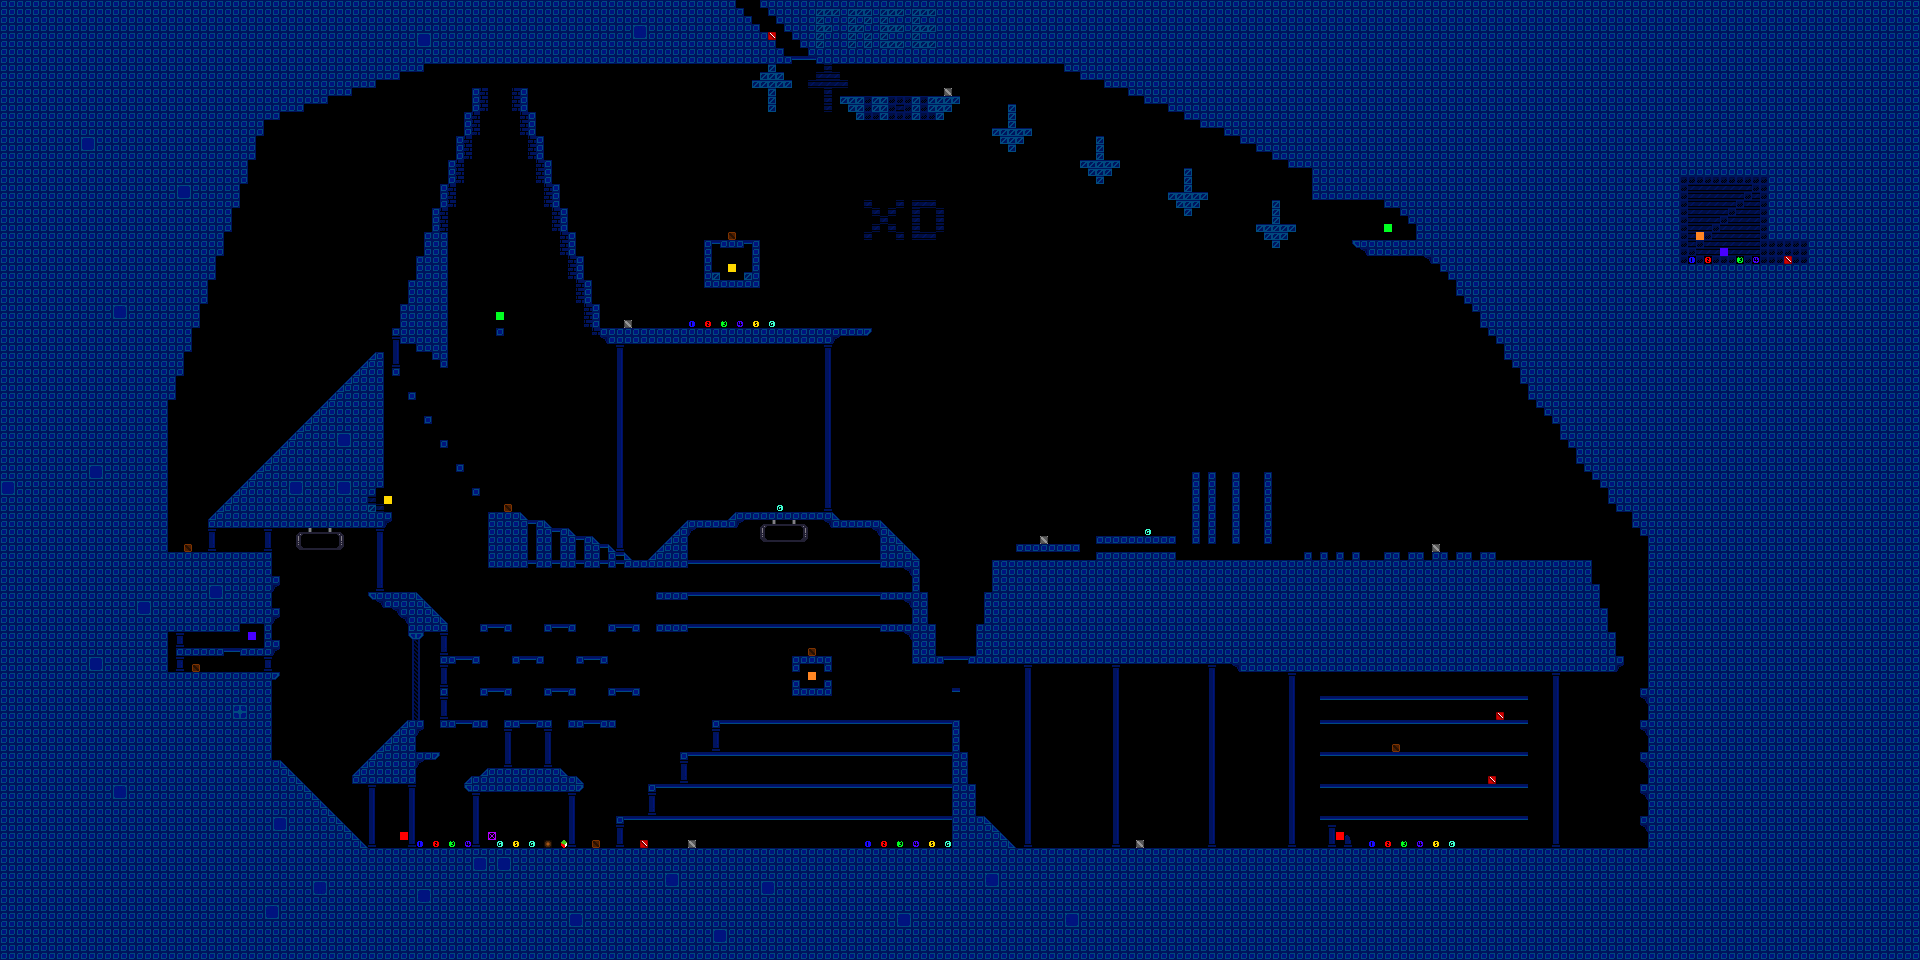

The image is a tile-based game level rendered from a .tmx file. Its description and source (layers, tilesets, objects; grid data summarised) follow:
An orthogonal 240x120 tile map with 8x8 px tiles, 1 tile layer (Rutelag 1).

<map version="1.2" tiledversion="1.2.3" orientation="orthogonal" renderorder="right-down" width="240" height="120" tilewidth="8" tileheight="8" infinite="0" nextlayerid="2" nextobjectid="1">
 <tileset firstgid="1" name="Git" tilewidth="8" tileheight="8" tilecount="256" columns="8">
  <image source="../../src/public/assets/img/tileSet.png" width="64" height="256" />
 </tileset>
 <layer id="1" name="Rutelag 1" width="240" height="120">
  <data>[28800 cells, 16165 non-empty, 62 distinct tile ids]</data>
 </layer>
</map>
